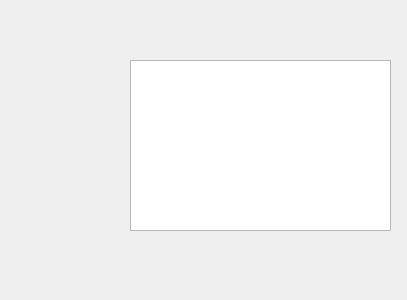
<?xml version="1.0" encoding="UTF-8"?>
<ui version="4.0">
 <class>Form</class>
 <widget class="QWidget" name="Form">
  <property name="geometry">
   <rect>
    <x>0</x>
    <y>0</y>
    <width>407</width>
    <height>300</height>
   </rect>
  </property>
  <property name="windowTitle">
   <string>Form</string>
  </property>
  <widget class="QTextEdit" name="textEdit">
   <property name="geometry">
    <rect>
     <x>130</x>
     <y>60</y>
     <width>261</width>
     <height>171</height>
    </rect>
   </property>
  </widget>
  <widget class="QLabel" name="label">
   <property name="geometry">
    <rect>
     <x>30</x>
     <y>20</y>
     <width>71</width>
     <height>61</height>
    </rect>
   </property>
   <property name="text">
    <string/>
   </property>
   <property name="pixmap">
    <pixmap resource="apprcc.qrc">:/pic/cartoon2.ico</pixmap>
   </property>
  </widget>
  <widget class="QLabel" name="label_2">
   <property name="geometry">
    <rect>
     <x>20</x>
     <y>110</y>
     <width>81</width>
     <height>51</height>
    </rect>
   </property>
   <property name="text">
    <string/>
   </property>
   <property name="pixmap">
    <pixmap resource="apprcc.qrc">:/pic/cartoon3.ico</pixmap>
   </property>
  </widget>
  <widget class="QLabel" name="label_3">
   <property name="geometry">
    <rect>
     <x>20</x>
     <y>200</y>
     <width>71</width>
     <height>61</height>
    </rect>
   </property>
   <property name="text">
    <string/>
   </property>
   <property name="pixmap">
    <pixmap resource="apprcc.qrc">:/pic/cartoon4.ico</pixmap>
   </property>
  </widget>
 </widget>
 <resources>
  <include location="apprcc.qrc"/>
 </resources>
 <connections/>
</ui>
